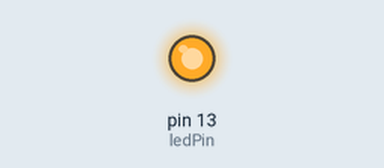
Simulated run of this sketch. Board: Arduino Uno, built with avr-gcc and run on an emulated ATmega328P. On the bench: output pins drawn as LEDs (lit = HIGH).

Above: at 0.65 s.
At 5.15 s:
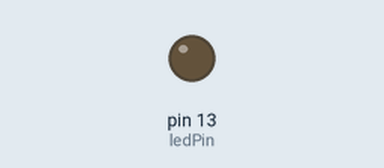
Timing chart, 0 to 7.8 s (numbered marks = the images above):
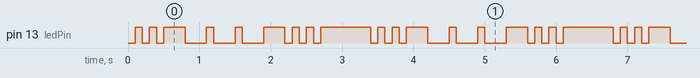

The sketch:

exercise1MorseCodeFunctions.ino
```cpp
/*
Exercise 1 - Morsing
Using ESP 8366 - meaning that LOW will turn the BuildInLED ON - in UNO LOW will turn the LED off
*/

//Let us define constants to be used in the program.
//These will be used throughout the entire program and not changed.

const byte ledPin = LED_BUILTIN;
const int timeUnit = 100;
const int dashUnit = timeUnit*3;
const int letterDelay = dashUnit;
const int wordDelay = timeUnit*7;


void setup() {
  pinMode(ledPin, OUTPUT);

}

void loop() {
  s();
  letterDelayFunc();
  o();
  letterDelayFunc();
  s();
  wordDelayFunc();
}

void s(){
  dot();
  sameLetterDelay();
  dot();
  sameLetterDelay();
  dot();
}

void o(){
  dash();
  sameLetterDelay();
  dash();
  sameLetterDelay();
  dash();
}

void dot() {
  digitalWrite(ledPin, LOW);
  delay(timeUnit);
  digitalWrite(ledPin, HIGH);
}

void dash() {
  digitalWrite(ledPin, LOW);
  delay(dashUnit);
  digitalWrite(ledPin, HIGH);
}

void sameLetterDelay(){
  delay(timeUnit);
}

void letterDelayFunc(){
  delay(letterDelay);
}

void wordDelayFunc(){
  delay(wordDelay);
}
```

Measured:
- by itself, pin 13 (ledPin): repeats every 3.4 s: LOW 0.10 s, HIGH 0.10 s, LOW 0.10 s, HIGH 0.30 s, 2 × (LOW 0.30 s, HIGH 0.10 s), LOW 0.30 s, HIGH 0.30 s, 2 × (LOW 0.10 s, HIGH 0.10 s), LOW 0.10 s, HIGH 0.70 s, LOW 0.10 s, HIGH 0.10 s
- by itself, everything shown: repeats every 3.4 s, in 18 steps
